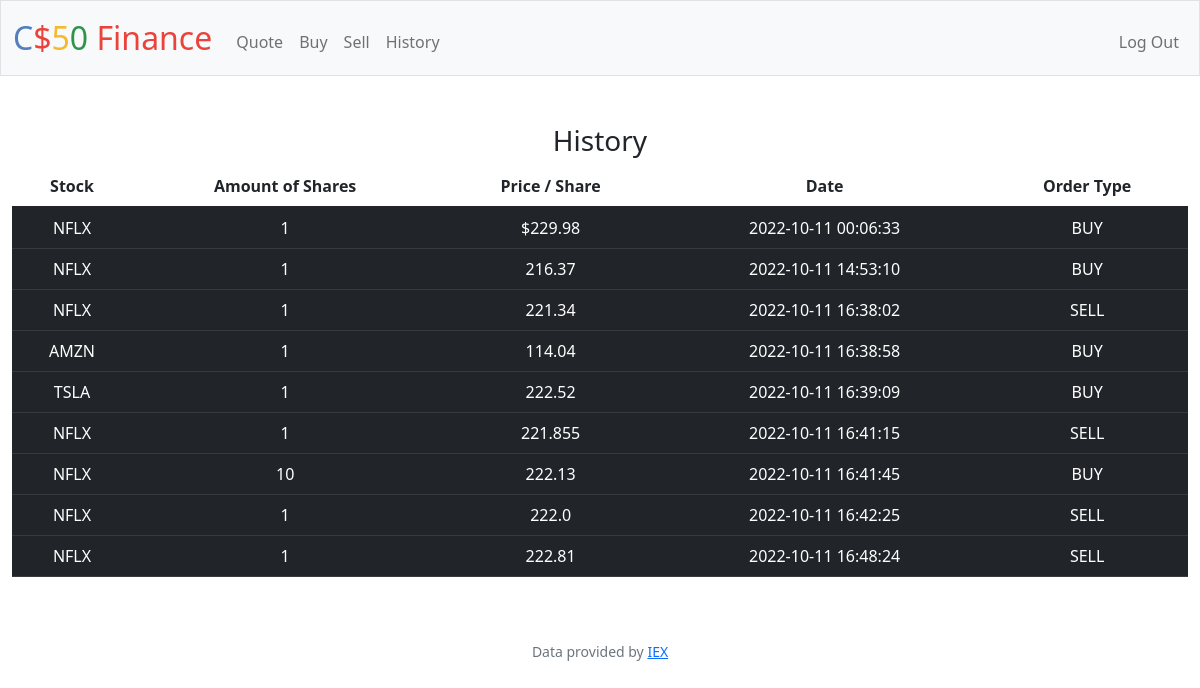
Page /history (signed in) on the earlier database version.
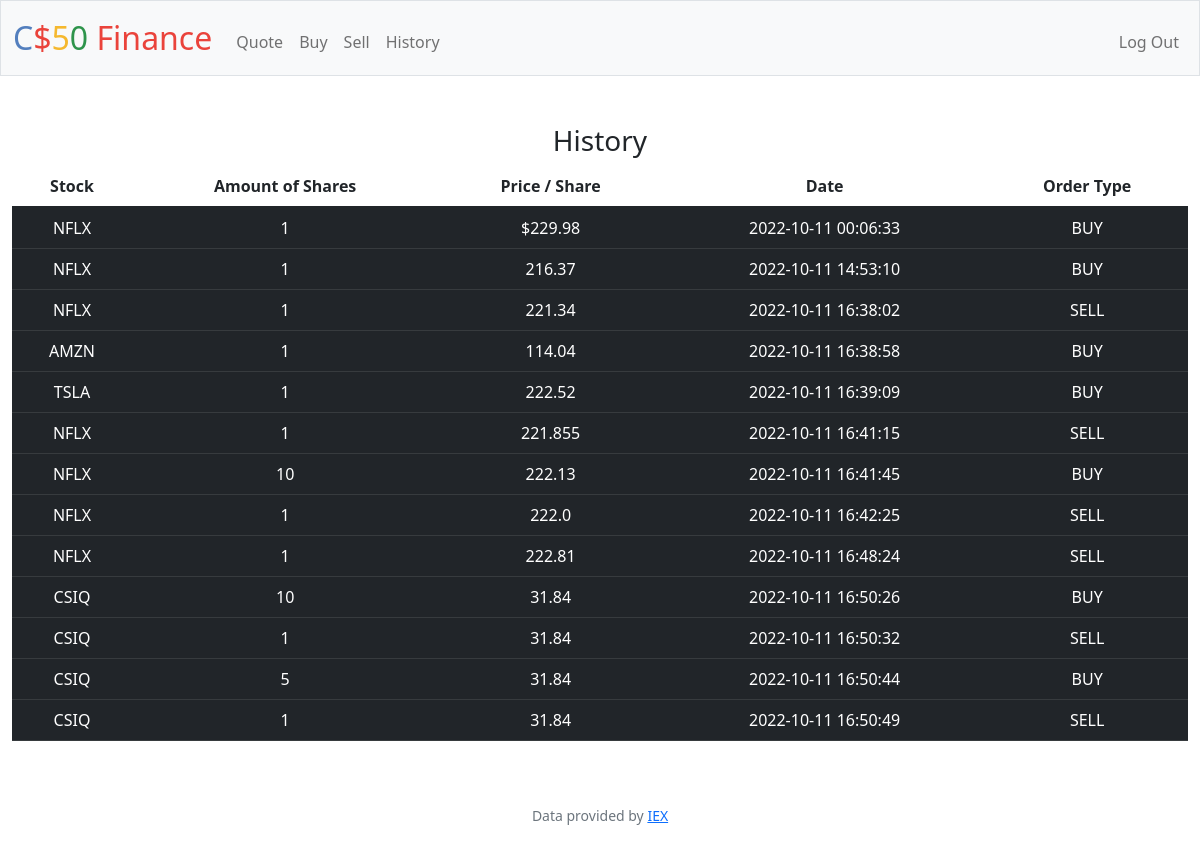
Same page on the later database version.
### tables this page shows
CREATE TABLE 'Purchases' ('symbol' TEXT, 'shares' INTEGER, 'price' REAL, 'date' DATETIME, 'id'  INTEGER PRIMARY KEY  , 'user_id' INTEGER, 'type' TEXT);

### app.py (the view)
@app.route("/history")
@login_required
def history():
    if request.method == "GET":
        user_id = session["user_id"]
        purchases_db = db.execute("SELECT * FROM purchases WHERE user_id = ?", user_id)
        return render_template("history.html", database=purchases_db)

### app.py (called while the page is built)
@app.after_request
def after_request(response):
    response.headers["Cache-Control"] = "no-cache, no-store, must-revalidate"
    response.headers["Expires"] = 0
    response.headers["Pragma"] = "no-cache"
    return response

### helpers.py (called while the page is built)
def login_required(f):
    @wraps(f)
    def decorated_function(*args, **kwargs):
        if session.get("user_id") is None:
            return redirect("/login")
        return f(*args, **kwargs)
    return decorated_function

### templates/history.html (shortened to what this page needs)
{% extends "layout.html" %}
{% block main %}
<h3>History</h3>
<div class="section" >
 <table class="table table-striped-columns">
    <thead>
        <tr>
            <th scope="col">Stock</th>
            <th cope="col">Amount of Shares</th>
            <th scope="col">Price / Share</th>
            <th scope="col">Date</th>
            <th scope="col">Order Type</th>
        </tr>
    </thead>
    <tbody>
        {% for row in database %}
        <tr class="table-dark">
            <td class="table-dark"> {{ row["symbol"] }} </td>
            <td class="table-dark"> {{ row["shares"] }} </td>
            <td class="table-dark"> {{ row["price"] }} </td>
            <td class="table-dark"> {{ row["date"] }} </td>
            <td class="table-dark"> {{ row["type"] }} </td>
        </tr>
        {% endfor %}
    </tbody>
    </table>
 </div>
{% endblock %}

### templates/layout.html (shortened to what this page needs)
<!DOCTYPE html>
<html lang="en">
    <head>
        <link href="https://cdn.jsdelivr.net/npm/bootstrap@5.1.3/dist/css/bootstrap.min.css" rel="stylesheet">
        <link href="/static/styles.css" rel="stylesheet">
    </head>
    <body>
        <nav class="bg-light border navbar navbar-expand-md navbar-light">
            <div class="container-fluid">
                <a class="navbar-brand" href="/"><span class="blue">C</span><span class="red">$</span><span class="yellow">5</span><span class="green">0</span> <span class="red">Finance</span></a>
                <div class="collapse navbar-collapse" id="navbar">
                    {% if session["user_id"] %}
                        <ul class="navbar-nav me-auto mt-2">
                            <li class="nav-item"><a class="nav-link" href="/quote">Quote</a></li>
                            <li class="nav-item"><a class="nav-link" href="/buy">Buy</a></li>
                            <li class="nav-item"><a class="nav-link" href="/sell">Sell</a></li>
                            <li class="nav-item"><a class="nav-link" href="/history">History</a></li>
                        </ul>
                        <ul class="navbar-nav ms-auto mt-2">
                            <li class="nav-item"><a class="nav-link" href="/logout">Log Out</a></li>
                        </ul>
                    {% else %}
                        <ul class="navbar-nav ms-auto mt-2">
                            <li class="nav-item"><a class="nav-link" href="/register">Register</a></li>
                            <li class="nav-item"><a class="nav-link" href="/login">Log In</a></li>
                        </ul>
                    {% endif %}
                </div>
            </div>
        </nav>
        <main class="container-fluid py-5 text-center">
            {% block main %}{% endblock %}
        </main>
        <footer class="mb-5 small text-center text-muted">
            Data provided by <a href="https://iexcloud.io/">IEX</a>
        </footer>
    </body>
</html>

### static/styles.css (style rules this page uses)
nav .navbar-brand { font-size: xx-large; }
nav .navbar-brand .blue { color: #537fbe; }
nav .navbar-brand .red { color: #ea433b; }
nav .navbar-brand .yellow { color: #f5b82e; }
nav .navbar-brand .green { color: #2e944b; }

Differences in the rows shown:
added Purchases: symbol "CSIQ", shares "10", price "31.84", date "2022-10-11 16:50:26", type "BUY"
added Purchases: symbol "CSIQ", shares "1", price "31.84", date "2022-10-11 16:50:32", type "SELL"
added Purchases: symbol "CSIQ", shares "5", price "31.84", date "2022-10-11 16:50:44", type "BUY"
added Purchases: symbol "CSIQ", shares "1", price "31.84", date "2022-10-11 16:50:49", type "SELL"
